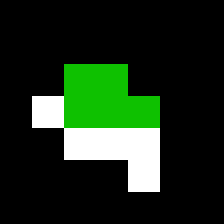

This is a level from a 2D game, rendered from its Tiled map with the project's own tilesets. A one-line summary and the complete map file follow:
An orthogonal 7x7 tile map with 32x32 px tiles, 1 tile layer (Tile Layer 1).

<map version="1.4" tiledversion="1.4.2" orientation="orthogonal" renderorder="right-down" width="7" height="7" tilewidth="32" tileheight="32" infinite="0" nextlayerid="2" nextobjectid="1">
 <tileset firstgid="1" source="../Assets/Resources/Keeper-0_tileset.tsx" />
 <layer id="1" name="Tile Layer 1" width="7" height="7">
  <data encoding="csv">
1,1,1,1,2684354561,2684354561,2684354561,
1,2684354561,2684354561,2684354561,2684354561,2684354561,2684354561,
1,2684354561,3,3,2684354561,2684354561,2684354561,
1,2,3,3,3,2684354561,2684354561,
1,1,2,2,2,2684354561,2684354561,
1,2684354561,2684354561,2684354561,2,2684354561,2684354561,
1,1,1,2684354561,2684354561,2684354561,1
</data>
 </layer>
</map>
